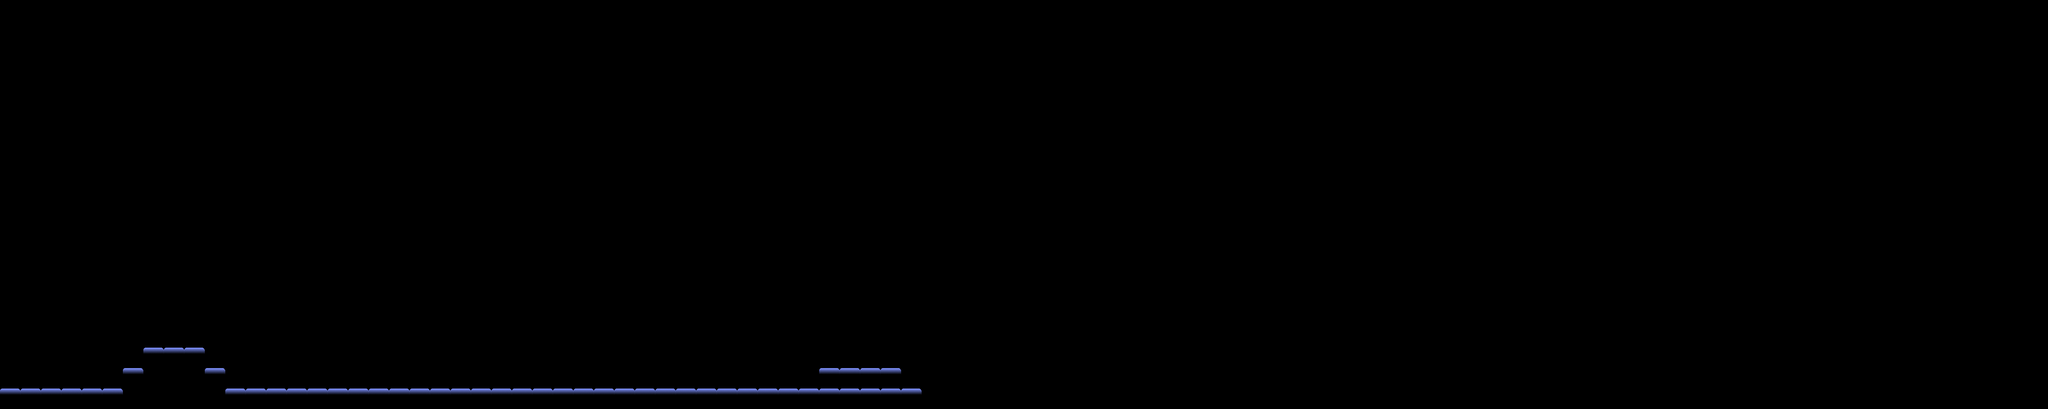

A level layout from a 2D game, rendered from its tile map. Below: a short description, then the map file with tile-grid data replaced by summaries:
An orthogonal 100x20 tile map with 64x64 px tiles, 1 tile layer (Tile Layer 1).

<map version="1.0" orientation="orthogonal" width="100" height="20" tilewidth="64" tileheight="64">
 <tileset firstgid="1" name="YuggothTiles" tilewidth="64" tileheight="64">
  <image source="YuggothTiles.png" width="1024" height="1024" />
 </tileset>
 <layer name="Tile Layer 1" width="100" height="20">
  <data>[2000 cells, 66 non-empty, 2 distinct tile ids]</data>
 </layer>
</map>
